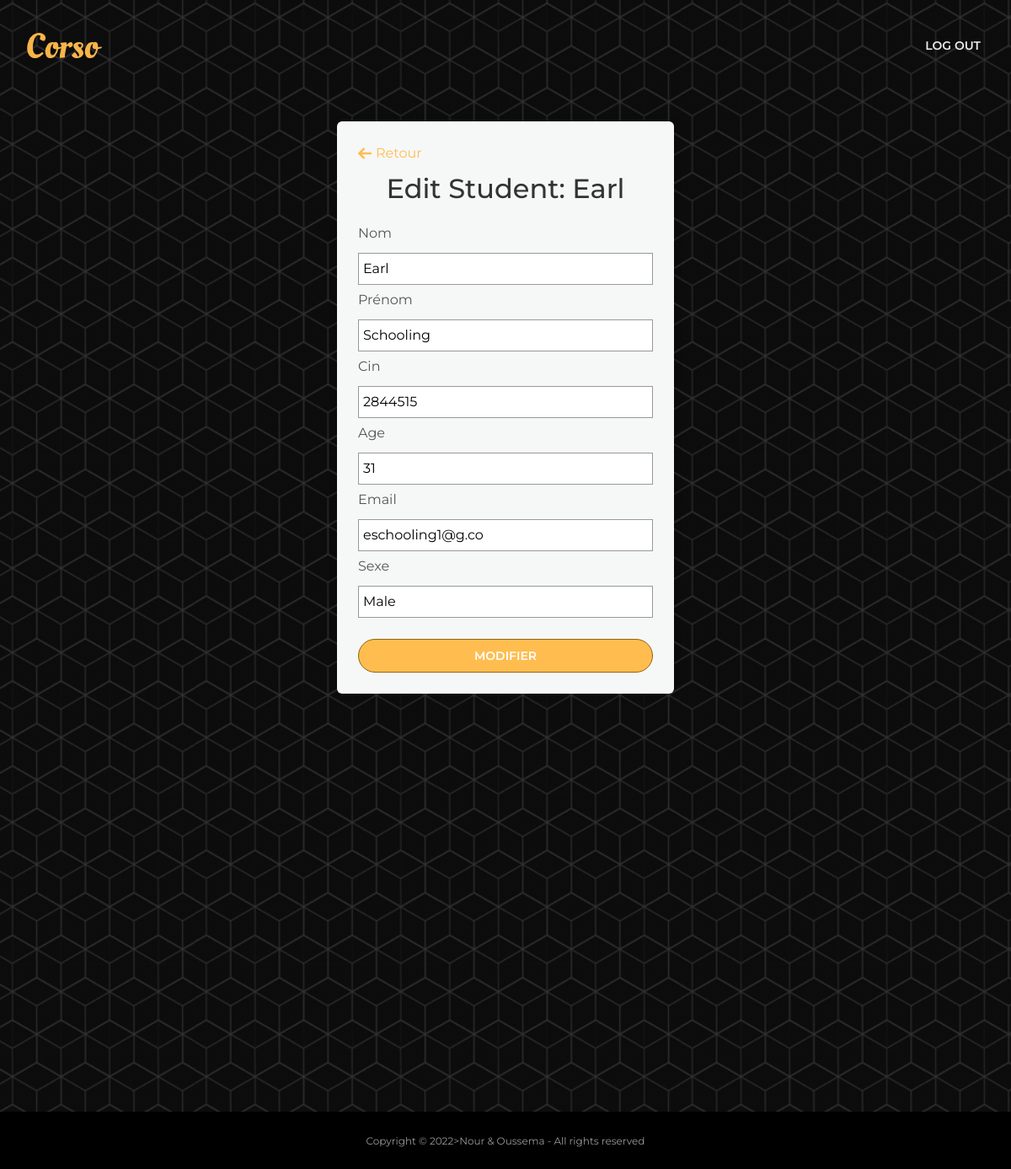
/modifier.php?id=2 (signed in), run on the app's committed database.
### tables this page shows
CREATE TABLE `etudiant` (
  `Id` int(5) NOT NULL,
  `Nom` varchar(20) DEFAULT NULL,
  `Prenom` varchar(20) DEFAULT NULL,
  `Cin` int(20) DEFAULT NULL,
  `Age` int(20) DEFAULT NULL,
  `Email` varchar(40) DEFAULT NULL,
  `Sexe` varchar(20) DEFAULT NULL
);

### modifier.php (the view, shortened to what this page needs)
<!DOCTYPE html>
<html lang="en">
<head>
    <link href="css/bootstrap.css" rel="stylesheet">
    <link href="css/fontawesome-all.css" rel="stylesheet">
    <link href="css/swiper.css" rel="stylesheet">
	<link href="css/magnific-popup.css" rel="stylesheet">
	<link href="css/styles.css" rel="stylesheet">
    <link rel="stylesheet" href="path/to/font-awesome/css/font-awesome.min.css">
</head>
<body data-spy="scroll" data-target=".fixed-top">
    <nav class="navbar navbar-expand-lg navbar-dark navbar-custom fixed-top">
        <a class="navbar-brand logo-image" href="index.html"><img src="images/logo.svg" alt="alternative"></a>
        <div class="collapse navbar-collapse" id="navbarsExampleDefault">
            <ul class="navbar-nav ml-auto">
                <li class="nav-item">
                    <a class="nav-link page-scroll" href="#register">LOG OUT <span class="sr-only">(current)</span></a>
                </li>
            </ul>
        </div>
    </nav>
    <header id="header" class="header">
        <div class="container">
            <div class="row justify-content-center">
            <?php
    include_once "connexion.php";
    $id = $_GET['id'];
 $req = mysqli_query($con , "SELECT * FROM etudiant WHERE Id = $id");
    $row = mysqli_fetch_assoc($req);
?>
<div class="form">
<a href="dash.php" class="back_btn"><img src="images/back.png"> Retour</a>
<h2>Edit Student: <?=$row['Nom']?> </h2>
<form action="" method="POST">
    <label>Nom</label>
    <input type="text" name="Nom" value="<?=$row['Nom']?>">
    <label>Prénom</label>
    <input type="text" name="Prenom" value="<?=$row['Prenom']?>">
    <label>Cin</label>
    <input type="number" name="Cin" value="<?=$row['Cin']?>">
    <label>Age</label>
    <input type="text" name="Age" value="<?=$row['Age']?>">
    <label>Email</label>
    <input type="text" name="Email" value="<?=$row['Email']?>">
    <label>Sexe</label>
    <input type="text" name="Sexe" value="<?=$row['Sexe']?>">
    <input type="submit" class="btn btn-solid-reg" value="Modifier" name="button">
</form>
</div>
            </div>
        </div>
    </header>
    <div class="copyright">
        <div class="container">
            <div class="row">
                <div class="col-lg-12">
                    <p class="p-small">Copyright © 2022>Nour & Oussema</a> - All rights reserved</p>
                </div>
            </div>
        </div>
    </div>
</body>
</html>

### css/styles.css (style rules this page uses)
body, html { width: 100%; height: 100%; }
body, p { color: #555; font: 400 1rem/1.625rem "Montserrat", sans-serif; }
.p-small { font: 400 0.875rem/1.5rem "Montserrat", sans-serif; }
h2 { color: #333; }
a { color: #555; text-decoration: underline; }
.btn-solid-reg { display: inline-block; padding: 1.1875rem 2.125rem 1.1875rem 2.125rem; border: 0.125rem solid #ffbd50; border-radius: 2rem; background-color: #ffbd50; color: #333; font: 600 0.875rem/0 "Montserrat", sans-serif; text-decoration: none; transition: all 0.2s; }
.navbar-custom { background-color: #fff; box-shadow: 0 0.0625rem 0.375rem 0 rgba(0, 0, 0, 0.04); font: 600 0.875rem/0.875rem "Montserrat", sans-serif; transition: all 0.2s; }
.navbar-custom .navbar-brand.logo-image img { width: 5.5625rem; height: 1.875rem; }
.navbar-custom .navbar-nav { margin-top: 0.75rem; margin-bottom: 0.5rem; }
.navbar-custom .nav-item .nav-link { padding: 0.625rem 0.75rem; color: #333; text-decoration: none; transition: all 0.2s ease; }
body { background: linear-gradient(to bottom right, rgba(0, 0, 0, 0.8), rgba(0, 0, 0, 0.8)), url('../images/header-background.jpg') center center; background-size: cover; }
.header { position: relative; padding-top: 8rem; padding-bottom: 40%; text-align: center; }
.copyright { padding-top: 1.5rem; padding-bottom: 0.375rem; background-color: #000; text-align: center; }
.copyright .p-small { color: #999; font-size: 0.75rem; line-height: 1.375rem; }
@media (min-width: 768px) { .header { padding-top: 9rem; } }
@media (min-width: 992px) { .navbar-custom { padding: 2.125rem 1.5rem 2.125rem 2rem; background: transparent; box-shadow: none; } }
@media (min-width: 992px) { .navbar-custom .navbar-nav { margin-top: 0; margin-bottom: 0; } }
@media (min-width: 992px) { .navbar-custom .nav-item .nav-link { padding: 0.25rem 0.75rem; color: #eee; } }
@media (min-width: 1200px) { .header { padding-bottom: 31rem; } }
.form { background-color: #f6f8f8; padding: 25px; box-shadow: 0 0 10px rgba(0,0,0,0.2); border-radius: 6px; margin: auto; }
.form form { display: flex; width: 350px; flex-direction: column; margin: auto; }
.back_btn { color: #ffbd50; text-decoration: 0; display: flex; align-items: center; }
.back_btn img { height: 16px; margin-right:5px ; }
h2 { margin: 10px 0; font-weight: 500; }
label { margin-top: 5px; text-align: left; }
input { padding: 5px; border: 1px solid #999; outline: 0; margin-top: 2px; }
input[type="submit"] { margin-top: 25px; background-color: #ffbd50; border: 1px solid #946211; cursor: pointer; color: #fff; text-transform: uppercase; }

### data on the page
etudiant: Nom "Earl", Prenom "Schooling", Cin "2844515", Age "31", Email "eschooling1@g.co", Sexe "Male"
